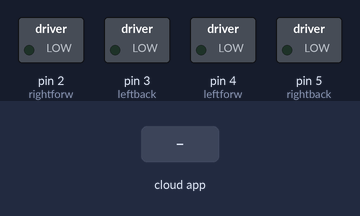
A sketch run on a simulated Arduino Uno, built with avr-gcc and run on an emulated ATmega328P. On the bench: switched loads named in the sketch (green lamp = pin HIGH). The inputs (shaded band) are chosen by the test bench. The ROS host is connected and sends only what is stated.

Above: at 1.2 s.
1.3 s: the phone or cloud app sets linear.x to -100
At 2.6 s:
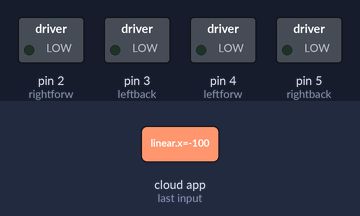
2.9 s: the phone or cloud app sets linear.x to 100
At 3.8 s:
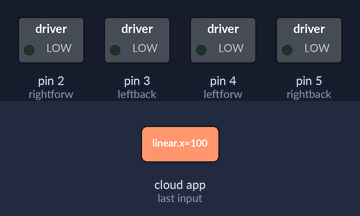
4.5 s: the phone or cloud app sets angular.z to -100
At 5.0 s:
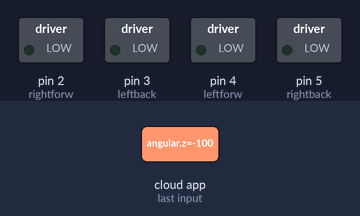
6.1 s: the phone or cloud app sets angular.z to 100
At 7.5 s:
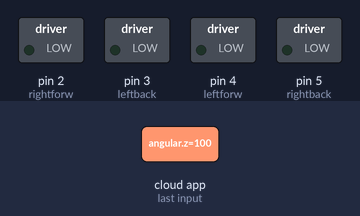
Timing chart, 0 to 8.7 s (numbered marks = the images above; inputs shaded):
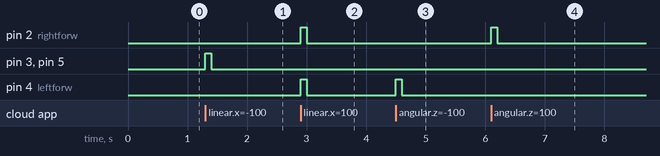

The sketch:

TwistTeleop.ino
```cpp
//Controlling arduino motors using ROS Twist keyboard
//rosrun rosserial_python serial_node.py /dev/ttyUSB0
//rosrun teleop_twist_keyboard teleop_twist_keyboard.py


#if defined(ARDUINO) && ARDUINO >= 100
#include "Arduino.h"
#else
#include <WProgram.h>
#endif
#include <stdlib.h>
#include <ros.h>
#include <geometry_msgs/Twist.h>
#include <std_msgs/String.h>
ros::NodeHandle nh;
geometry_msgs::Twist msg;

float move1;
float move2;


void callback(const geometry_msgs::Twist& cmd_vel)
{
  move1 = cmd_vel.linear.x;
  move2 = cmd_vel.angular.z;
  if (move1 > 0 && move2 == 0)
  {
    front();
  }
  else if (move1 > 0 && move2 > 0 )
  {
    left();
  }
  else if (move1 > 0 && move2 < 0 )
  {
    right();
  }
  else if (move1 < 0)
  {
    back();
  }
  else
  {
    die();
  }
}

ros::Subscriber <geometry_msgs::Twist> sub("/cmd_vel", callback);

const int rightforw = 2;
const int leftback = 3;
const int leftforw = 4;
const int rightback = 5;

void setup() {
pinMode(leftforw, OUTPUT);
pinMode(leftback, OUTPUT);
pinMode(rightforw, OUTPUT);
pinMode(rightback, OUTPUT);

nh.initNode();
nh.subscribe(sub);
}

void loop() {
nh.spinOnce();
delay(1);
}

void front()
{
    digitalWrite(leftforw, HIGH);
    digitalWrite(rightforw, HIGH);
    digitalWrite(leftback, LOW);
    digitalWrite(rightback, LOW);
    delay(100);
    die();

}
void back()
{
    digitalWrite(leftforw, LOW);
    digitalWrite(rightforw, LOW);
    digitalWrite(leftback, HIGH);
    digitalWrite(rightback, HIGH);
    delay(100);
    die();
}
void left()
{
    digitalWrite(leftforw, LOW);
    digitalWrite(rightforw, HIGH);
    digitalWrite(leftback, LOW);
    digitalWrite(rightback, LOW);
    delay(100);
    die();

}
void right()
{
    digitalWrite(leftforw, HIGH);
    digitalWrite(rightforw, LOW);
    digitalWrite(leftback, LOW);
    digitalWrite(rightback, LOW);
    delay(100);
    die();
}
void die()
{
    digitalWrite(leftforw, LOW);
    digitalWrite(rightforw, LOW);
    digitalWrite(leftback, LOW);
    digitalWrite(rightback, LOW);
}
```

Measured:
- after the input at 1.3 s, pin 3 (leftback), pin 5 (rightback): LOW → HIGH at once, → LOW 0.10 s later
- after the input at 2.9 s, pin 2 (rightforw), pin 4 (leftforw): LOW → HIGH at once, → LOW 0.10 s later
- after the input at 4.5 s, pin 4 (leftforw): LOW → HIGH at once, → LOW 0.10 s later
- after the input at 6.1 s, pin 2 (rightforw): LOW → HIGH at once, → LOW 0.10 s later
